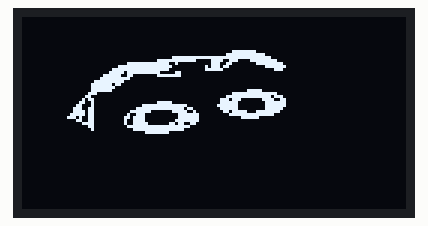
A sketch run on a simulated Arduino Uno, built with avr-gcc and run on an emulated ATmega328P. Parts: 128×64 one-colour display.

Above: at 0.1 s.

The sketch:

h36.ino
```cpp
#include <Wire.h>
#include <Adafruit_GFX.h>
#include <Adafruit_SSD1306.h>

#define SCREEN_WIDTH 128
#define SCREEN_HEIGHT 64

#define OLED_RESET     -1
#define SCREEN_ADDRESS 0x3C //0x3D for 128x64, 0x3C for 128x32
Adafruit_SSD1306 display(SCREEN_WIDTH, SCREEN_HEIGHT, &Wire, OLED_RESET);

static const unsigned char PROGMEM logo_text[] =
{
0x00, 0x00, 0x00, 0x00, 0x00, 0x00, 0x00, 0x00, 0x00, 0x00, 0x00, 0x00, 0x00, 0x00, 0x00, 0x00,
0x00, 0x00, 0x00, 0x00, 0x00, 0x00, 0x00, 0x00, 0x00, 0x00, 0x00, 0x00, 0x00, 0x00, 0x00, 0x00,
0x00, 0x00, 0x00, 0x00, 0x00, 0x00, 0x00, 0x00, 0x00, 0x00, 0x00, 0x00, 0x00, 0x00, 0x00, 0x00,
0x00, 0x00, 0x00, 0x00, 0x00, 0x00, 0x00, 0x00, 0x00, 0x00, 0x00, 0x00, 0x00, 0x00, 0x00, 0x00,
0x00, 0x00, 0x00, 0x00, 0x00, 0x00, 0x00, 0x00, 0x00, 0x00, 0x00, 0x00, 0x00, 0x00, 0x00, 0x00,
0x00, 0x00, 0x00, 0x00, 0x00, 0x00, 0x00, 0x00, 0x00, 0x00, 0x00, 0x00, 0x00, 0x00, 0x00, 0x00,
0x00, 0x00, 0x00, 0x00, 0x00, 0x00, 0x00, 0x00, 0x00, 0x00, 0x00, 0x00, 0x00, 0x00, 0x00, 0x00,
0x00, 0x00, 0x00, 0x00, 0x00, 0x00, 0x00, 0x00, 0x00, 0x00, 0x00, 0x00, 0x00, 0x00, 0x00, 0x00,
0x00, 0x00, 0x00, 0x00, 0x00, 0x00, 0x00, 0x00, 0x00, 0x00, 0x00, 0x00, 0x00, 0x00, 0x00, 0x00,
0x00, 0x00, 0x00, 0x00, 0x00, 0x00, 0x00, 0x00, 0x00, 0x00, 0x00, 0x00, 0x00, 0x00, 0x00, 0x00,
0x00, 0x00, 0x00, 0x00, 0x00, 0x00, 0x00, 0x00, 0x00, 0x00, 0x00, 0x00, 0x00, 0x00, 0x00, 0x00,
0x00, 0x00, 0x00, 0x00, 0x00, 0x00, 0x00, 0x00, 0x03, 0xFC, 0x00, 0x00, 0x00, 0x00, 0x00, 0x00,
0x00, 0x00, 0x00, 0x00, 0x00, 0x00, 0x00, 0x00, 0x0F, 0xFF, 0x80, 0x00, 0x00, 0x00, 0x00, 0x00,
0x00, 0x00, 0x00, 0x00, 0x00, 0x00, 0x3F, 0xFF, 0xFF, 0xFF, 0xE0, 0x00, 0x00, 0x00, 0x00, 0x00,
0x00, 0x00, 0x00, 0x00, 0x00, 0x07, 0xFF, 0xC1, 0xE7, 0x0F, 0xF8, 0x00, 0x00, 0x00, 0x00, 0x00,
0x00, 0x00, 0x00, 0x00, 0x1F, 0xFF, 0x90, 0x01, 0xCC, 0x03, 0xFE, 0x00, 0x00, 0x00, 0x00, 0x00,
0x00, 0x00, 0x00, 0x00, 0xFF, 0xFF, 0xC0, 0x05, 0xD8, 0x00, 0x7F, 0x00, 0x00, 0x00, 0x00, 0x00,
0x00, 0x00, 0x00, 0x03, 0xFF, 0xFF, 0x80, 0x07, 0xE0, 0x00, 0x0E, 0x00, 0x00, 0x00, 0x00, 0x00,
0x00, 0x00, 0x00, 0x07, 0xDF, 0xFC, 0x18, 0x00, 0x00, 0x00, 0x00, 0x00, 0x00, 0x00, 0x00, 0x00,
0x00, 0x00, 0x00, 0x1F, 0x98, 0x07, 0xF8, 0x00, 0x00, 0x00, 0x00, 0x00, 0x00, 0x00, 0x00, 0x00,
0x00, 0x00, 0x00, 0x3F, 0xF0, 0x00, 0x00, 0x00, 0x00, 0x00, 0x00, 0x00, 0x00, 0x00, 0x00, 0x00,
0x00, 0x00, 0x00, 0xFF, 0xC0, 0x00, 0x00, 0x00, 0x00, 0x00, 0x00, 0x00, 0x00, 0x00, 0x00, 0x00,
0x00, 0x00, 0x01, 0xFD, 0x80, 0x00, 0x00, 0x00, 0x00, 0x00, 0x00, 0x00, 0x00, 0x00, 0x00, 0x00,
0x00, 0x00, 0x01, 0xFE, 0x00, 0x00, 0x00, 0x00, 0x00, 0x00, 0x00, 0x00, 0x00, 0x00, 0x00, 0x00,
0x00, 0x00, 0x01, 0xFC, 0x00, 0x00, 0x00, 0x00, 0x00, 0x1F, 0x00, 0x00, 0x00, 0x00, 0x00, 0x00,
0x00, 0x00, 0x03, 0x80, 0x00, 0x00, 0x00, 0x00, 0x03, 0xFF, 0xF8, 0x00, 0x00, 0x00, 0x00, 0x00,
0x00, 0x00, 0x06, 0x00, 0x00, 0x00, 0x00, 0x00, 0x0F, 0xFF, 0xEE, 0x00, 0x00, 0x00, 0x00, 0x00,
0x00, 0x00, 0x0B, 0x00, 0x00, 0x00, 0x00, 0x00, 0x3B, 0x80, 0xF3, 0x00, 0x00, 0x00, 0x00, 0x00,
0x00, 0x00, 0x19, 0x00, 0x00, 0x07, 0xC0, 0x00, 0x3F, 0x00, 0x7F, 0x00, 0x00, 0x00, 0x00, 0x00,
0x00, 0x00, 0x31, 0x00, 0x00, 0xFF, 0xFE, 0x00, 0x7F, 0x00, 0x7F, 0x00, 0x00, 0x00, 0x00, 0x00,
0x00, 0x00, 0x73, 0x00, 0x03, 0xFF, 0xFD, 0x80, 0x3F, 0x00, 0x7E, 0x00, 0x00, 0x00, 0x00, 0x00,
0x00, 0x00, 0x7B, 0x00, 0x0F, 0xE0, 0x3E, 0x40, 0x1B, 0xE3, 0xFC, 0x00, 0x00, 0x00, 0x00, 0x00,
0x00, 0x00, 0xFB, 0x00, 0x13, 0x80, 0x0F, 0xE0, 0x07, 0xFF, 0xF0, 0x00, 0x00, 0x00, 0x00, 0x00,
0x00, 0x01, 0xD3, 0x00, 0x37, 0x80, 0x0F, 0xE0, 0x00, 0x7E, 0x00, 0x00, 0x00, 0x00, 0x00, 0x00,
0x00, 0x00, 0x33, 0x00, 0x27, 0x80, 0x1F, 0xE0, 0x00, 0x00, 0x00, 0x00, 0x00, 0x00, 0x00, 0x00,
0x00, 0x00, 0x0F, 0x00, 0x27, 0xC0, 0x6C, 0xC0, 0x00, 0x00, 0x00, 0x00, 0x00, 0x00, 0x00, 0x00,
0x00, 0x00, 0x03, 0x00, 0x1F, 0xFF, 0xFF, 0x00, 0x00, 0x00, 0x00, 0x00, 0x00, 0x00, 0x00, 0x00,
0x00, 0x00, 0x01, 0x00, 0x07, 0xFF, 0xFC, 0x00, 0x00, 0x00, 0x00, 0x00, 0x00, 0x00, 0x00, 0x00,
0x00, 0x00, 0x00, 0x00, 0x00, 0x7F, 0x80, 0x00, 0x00, 0x00, 0x00, 0x00, 0x00, 0x00, 0x00, 0x00,
0x00, 0x00, 0x00, 0x00, 0x00, 0x00, 0x00, 0x00, 0x00, 0x00, 0x00, 0x00, 0x00, 0x00, 0x00, 0x00,
0x00, 0x00, 0x00, 0x00, 0x00, 0x00, 0x00, 0x00, 0x00, 0x00, 0x00, 0x00, 0x00, 0x00, 0x00, 0x00,
0x00, 0x00, 0x00, 0x00, 0x00, 0x00, 0x00, 0x00, 0x00, 0x00, 0x00, 0x00, 0x00, 0x00, 0x00, 0x00,
0x00, 0x00, 0x00, 0x00, 0x00, 0x00, 0x00, 0x00, 0x00, 0x00, 0x00, 0x00, 0x00, 0x00, 0x00, 0x00,
0x00, 0x00, 0x00, 0x00, 0x00, 0x00, 0x00, 0x00, 0x00, 0x00, 0x00, 0x00, 0x00, 0x00, 0x00, 0x00,
0x00, 0x00, 0x00, 0x00, 0x00, 0x00, 0x00, 0x00, 0x00, 0x00, 0x00, 0x00, 0x00, 0x00, 0x00, 0x00,
0x00, 0x00, 0x00, 0x00, 0x00, 0x00, 0x00, 0x00, 0x00, 0x00, 0x00, 0x00, 0x00, 0x00, 0x00, 0x00,
0x00, 0x00, 0x00, 0x00, 0x00, 0x00, 0x00, 0x00, 0x00, 0x00, 0x00, 0x00, 0x00, 0x00, 0x00, 0x00,
0x00, 0x00, 0x00, 0x00, 0x00, 0x00, 0x00, 0x00, 0x00, 0x00, 0x00, 0x00, 0x00, 0x00, 0x00, 0x00,
0x00, 0x00, 0x00, 0x00, 0x00, 0x00, 0x00, 0x00, 0x00, 0x00, 0x00, 0x00, 0x00, 0x00, 0x00, 0x00,
0x00, 0x00, 0x00, 0x00, 0x00, 0x00, 0x00, 0x00, 0x00, 0x00, 0x00, 0x00, 0x00, 0x00, 0x00, 0x00,
0x00, 0x00, 0x00, 0x00, 0x00, 0x00, 0x00, 0x00, 0x00, 0x00, 0x00, 0x00, 0x00, 0x00, 0x00, 0x00,
0x00, 0x00, 0x00, 0x00, 0x00, 0x00, 0x00, 0x00, 0x00, 0x00, 0x00, 0x00, 0x00, 0x00, 0x00, 0x00,
0x00, 0x00, 0x00, 0x00, 0x00, 0x00, 0x00, 0x00, 0x00, 0x00, 0x00, 0x00, 0x00, 0x00, 0x00, 0x00,
0x00, 0x00, 0x00, 0x00, 0x00, 0x00, 0x00, 0x00, 0x00, 0x00, 0x00, 0x00, 0x00, 0x00, 0x00, 0x00,
0x00, 0x00, 0x00, 0x00, 0x00, 0x00, 0x00, 0x00, 0x00, 0x00, 0x00, 0x00, 0x00, 0x00, 0x00, 0x00,
0x00, 0x00, 0x00, 0x00, 0x00, 0x00, 0x00, 0x00, 0x00, 0x00, 0x00, 0x00, 0x00, 0x00, 0x00, 0x00,
0x00, 0x00, 0x00, 0x00, 0x00, 0x00, 0x00, 0x00, 0x00, 0x00, 0x00, 0x00, 0x00, 0x00, 0x00, 0x00,
0x00, 0x00, 0x00, 0x00, 0x00, 0x00, 0x00, 0x00, 0x00, 0x00, 0x00, 0x00, 0x00, 0x00, 0x00, 0x00,
0x00, 0x00, 0x00, 0x00, 0x00, 0x00, 0x00, 0x00, 0x00, 0x00, 0x00, 0x00, 0x00, 0x00, 0x00, 0x00,
0x00, 0x00, 0x00, 0x00, 0x00, 0x00, 0x00, 0x00, 0x00, 0x00, 0x00, 0x00, 0x00, 0x00, 0x00, 0x00,
0x00, 0x00, 0x00, 0x00, 0x00, 0x00, 0x00, 0x00, 0x00, 0x00, 0x00, 0x00, 0x00, 0x00, 0x00, 0x00,
0x00, 0x00, 0x00, 0x00, 0x00, 0x00, 0x00, 0x00, 0x00, 0x00, 0x00, 0x00, 0x00, 0x00, 0x00, 0x00,
0x00, 0x00, 0x00, 0x00, 0x00, 0x00, 0x00, 0x00, 0x00, 0x00, 0x00, 0x00, 0x00, 0x00, 0x00, 0x00,
0x00, 0x00, 0x00, 0x00, 0x00, 0x00, 0x00, 0x00, 0x00, 0x00, 0x00, 0x00, 0x00, 0x00, 0x00, 0x00

};

  //bmp data
void setup() {
  Serial.begin(9600);

  if(!display.begin(SSD1306_SWITCHCAPVCC, SCREEN_ADDRESS)) {
    Serial.println(F("SSD1306 allocation failed"));
    for(;;);
  }
}
void loop(){
  display.clearDisplay(); //초기회
  display.setTextSize(1);
  display.setTextColor(WHITE);
  display.setCursor(0,0);
  display.drawBitmap(0,0,logo_text,128,64,1); //x좌표,y좌표,이미지배열이름,가로크기,세로크기,기본값1
  display.display();
}
```
